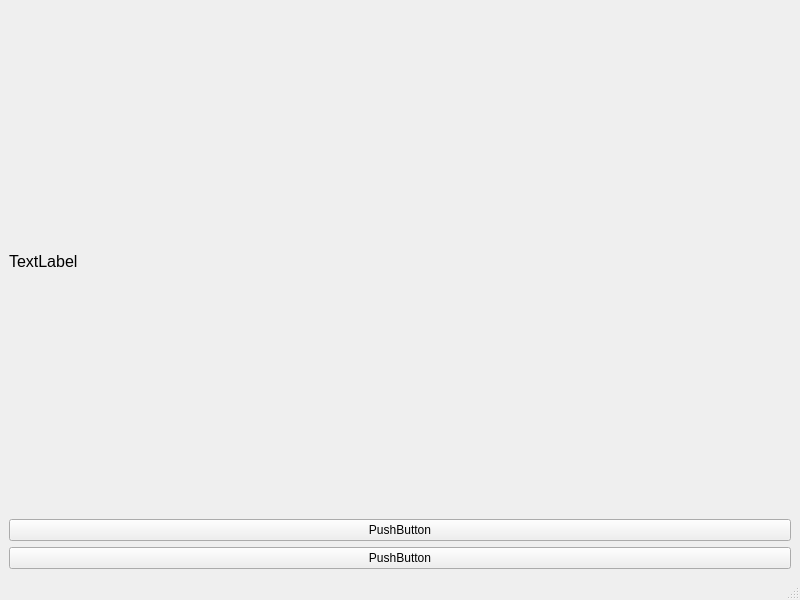
<?xml version="1.0" encoding="UTF-8"?>
<ui version="4.0">
 <class>MainWindow</class>
 <widget class="QMainWindow" name="MainWindow">
  <property name="geometry">
   <rect>
    <x>0</x>
    <y>0</y>
    <width>800</width>
    <height>600</height>
   </rect>
  </property>
  <property name="windowTitle">
   <string>MainWindow</string>
  </property>
  <widget class="QWidget" name="centralwidget">
   <layout class="QHBoxLayout" name="horizontalLayout">
    <item>
     <layout class="QVBoxLayout" name="verticalLayout">
      <item>
       <widget class="QLabel" name="label">
        <property name="font">
         <font>
          <family>Arial</family>
          <pointsize>12</pointsize>
         </font>
        </property>
        <property name="text">
         <string>TextLabel</string>
        </property>
       </widget>
      </item>
      <item>
       <widget class="QPushButton" name="pushButton">
        <property name="text">
         <string>PushButton</string>
        </property>
       </widget>
      </item>
      <item>
       <widget class="QPushButton" name="pushButton_2">
        <property name="text">
         <string>PushButton</string>
        </property>
       </widget>
      </item>
     </layout>
    </item>
   </layout>
  </widget>
  <widget class="QMenuBar" name="menubar">
   <property name="geometry">
    <rect>
     <x>0</x>
     <y>0</y>
     <width>800</width>
     <height>33</height>
    </rect>
   </property>
  </widget>
  <widget class="QStatusBar" name="statusbar"/>
 </widget>
 <resources/>
 <connections/>
</ui>
